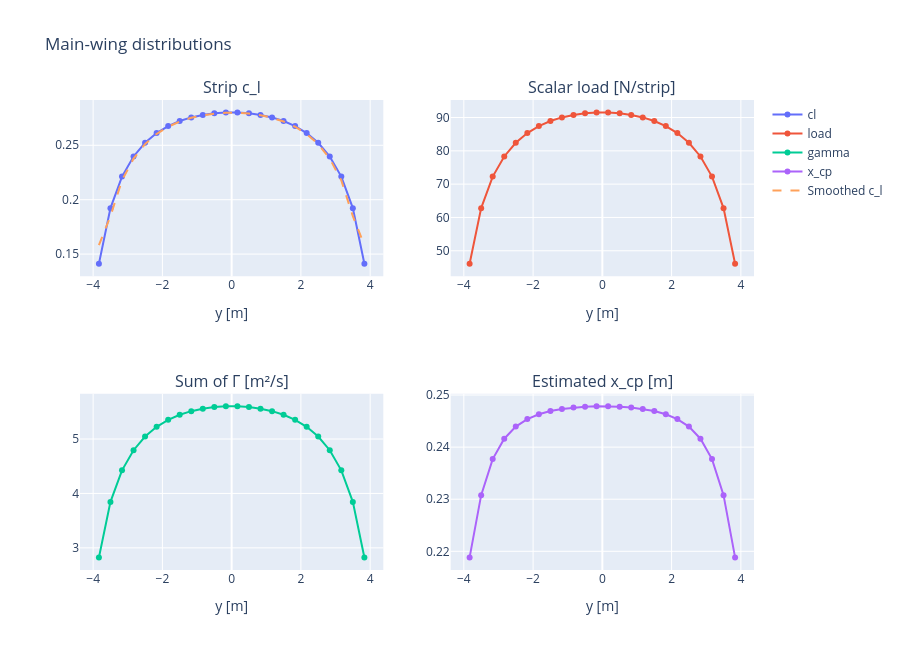

The notebook cell this image was saved under:
### Markdown cell above
## 6. Sectional Distributions

For the main wing, `CL_locals_wing` normalizes the scalar lift of each strip by its own area. The sum of circulations per strip is shown as a loading diagnostic; the **estimated** center of pressure $x_{cp}=\sum x_iF_{z,i}/\sum F_{z,i}$ uses only the $F_z$ component and the bound-segment positions. It is not a complete center of pressure when lateral forces exist, and it becomes unstable when a strip's vertical force approaches zero.

The smoothed curve is for visualization only: it is not used to verify symmetry, extrema, or convergence. The tips deserve particular attention because actual circulation tends to zero there, but the last sample is at a strip center, not at the wingtip.

### Code cell
def wing_distributions(vlm):
    panels = panel_loads(vlm)
    count = vlm.n * vlm.m
    positions = panels['position'][:count].reshape(vlm.n, vlm.m, 3)
    forces = panels['force'][:count].reshape(vlm.n, vlm.m, 3)
    vertical_force = forces[:, :, 2].sum(axis=1)
    threshold = max(np.max(np.abs(vertical_force)) * 1e-8, np.finfo(float).eps)
    center_of_pressure = np.full(vlm.n, np.nan)
    np.divide((positions[:, :, 0] * forces[:, :, 2]).sum(axis=1), vertical_force,
              out=center_of_pressure, where=np.abs(vertical_force) > threshold)
    return {'y': positions[:, :, 1].mean(axis=1), 'cl': np.asarray(vlm.CL_locals_wing),
            'load': np.asarray(vlm.lift_sum['lift_wing']),
            'gamma': np.asarray(vlm.gammas[:count]).reshape(vlm.n, vlm.m).sum(axis=1),
            'x_cp': center_of_pressure}


def smooth_for_display(values, window=3):
    if window < 1 or window % 2 == 0:
        raise ValueError('The window must be a positive odd integer.')
    edge = window // 2
    return np.convolve(np.pad(values, (edge, edge), mode='edge'), np.ones(window) / window, mode='valid')


distribution = wing_distributions(case)
fig_distribution = make_subplots(rows=2, cols=2, subplot_titles=('Strip c_l', 'Scalar load [N/strip]', 'Sum of Γ [m²/s]', 'Estimated x_cp [m]'))
for index, key in enumerate(('cl', 'load', 'gamma', 'x_cp')):
    row, column = divmod(index, 2)
    fig_distribution.add_trace(go.Scatter(x=distribution['y'], y=distribution[key], mode='lines+markers', name=key), row=row + 1, col=column + 1)
fig_distribution.add_trace(go.Scatter(x=distribution['y'], y=smooth_for_display(distribution['cl']), mode='lines', name='Smoothed c_l', line={'dash': 'dash'}), row=1, col=1)
fig_distribution.update_layout(height=650, title='Main-wing distributions', showlegend=True)
fig_distribution.update_xaxes(title_text='y [m]')
fig_distribution.show()

### Figure 1 — Plotly figure (JSON) as saved in the notebook; plotly's stock layout.template omitted (floating-point values rounded to 4 significant figures)
{"data": [{"mode": "lines+markers", "name": "cl", "type": "scatter", "x": [-3.833, -3.5, -3.167, -2.833, -2.5, -2.167, -1.833, -1.5, -1.167, -0.8333, -0.5, -0.1667, 0.1667, 0.5, 0.8333, 1.167, 1.5, 1.833, 2.167, 2.5, 2.833, 3.167, 3.5, 3.833], "xaxis": "x", "y": [0.1412, 0.1923, 0.2212, 0.2397, 0.2523, 0.2612, 0.2676, 0.2723, 0.2756, 0.2779, 0.2794, 0.2801, 0.2801, 0.2794, 0.2779, 0.2756, 0.2723, 0.2676, 0.2612, 0.2523, 0.2397, 0.2212, 0.1923, 0.1412], "yaxis": "y"}, {"mode": "lines+markers", "name": "load", "type": "scatter", "x": [-3.833, -3.5, -3.167, -2.833, -2.5, -2.167, -1.833, -1.5, -1.167, -0.8333, -0.5, -0.1667, 0.1667, 0.5, 0.8333, 1.167, 1.5, 1.833, 2.167, 2.5, 2.833, 3.167, 3.5, 3.833], "xaxis": "x2", "y": [46.12, 62.8, 72.27, 78.31, 82.43, 85.33, 87.42, 88.94, 90.03, 90.79, 91.26, 91.49, 91.49, 91.26, 90.79, 90.03, 88.94, 87.42, 85.33, 82.43, 78.31, 72.27, 62.8, 46.12], "yaxis": "y2"}, {"mode": "lines+markers", "name": "gamma", "type": "scatter", "x": [-3.833, -3.5, -3.167, -2.833, -2.5, -2.167, -1.833, -1.5, -1.167, -0.8333, -0.5, -0.1667, 0.1667, 0.5, 0.8333, 1.167, 1.5, 1.833, 2.167, 2.5, 2.833, 3.167, 3.5, 3.833], "xaxis": "x3", "y": [2.824, 3.845, 4.424, 4.795, 5.047, 5.224, 5.352, 5.445, 5.512, 5.558, 5.587, 5.601, 5.601, 5.587, 5.558, 5.512, 5.445, 5.352, 5.224, 5.047, 4.795, 4.424, 3.845, 2.824], "yaxis": "y3"}, {"mode": "lines+markers", "name": "x_cp", "type": "scatter", "x": [-3.833, -3.5, -3.167, -2.833, -2.5, -2.167, -1.833, -1.5, -1.167, -0.8333, -0.5, -0.1667, 0.1667, 0.5, 0.8333, 1.167, 1.5, 1.833, 2.167, 2.5, 2.833, 3.167, 3.5, 3.833], "xaxis": "x4", "y": [0.2188, 0.2308, 0.2377, 0.2416, 0.2439, 0.2454, 0.2463, 0.2469, 0.2473, 0.2476, 0.2478, 0.2478, 0.2478, 0.2478, 0.2476, 0.2473, 0.2469, 0.2463, 0.2454, 0.2439, 0.2416, 0.2377, 0.2308, 0.2188], "yaxis": "y4"}, {"line": {"dash": "dash"}, "mode": "lines", "name": "Smoothed c_l", "type": "scatter", "x": [-3.833, -3.5, -3.167, -2.833, -2.5, -2.167, -1.833, -1.5, -1.167, -0.8333, -0.5, -0.1667, 0.1667, 0.5, 0.8333, 1.167, 1.5, 1.833, 2.167, 2.5, 2.833, 3.167, 3.5, 3.833], "xaxis": "x", "y": [0.1582, 0.1849, 0.2177, 0.2378, 0.2511, 0.2604, 0.267, 0.2718, 0.2753, 0.2776, 0.2791, 0.2798, 0.2798, 0.2791, 0.2776, 0.2753, 0.2718, 0.267, 0.2604, 0.2511, 0.2378, 0.2177, 0.1849, 0.1582], "yaxis": "y"}], "layout": {"annotations": [{"font": {"size": 16}, "showarrow": false, "text": "Strip c_l", "x": 0.225, "xanchor": "center", "xref": "paper", "y": 1, "yanchor": "bottom", "yref": "paper"}, {"font": {"size": 16}, "showarrow": false, "text": "Scalar load [N/strip]", "x": 0.775, "xanchor": "center", "xref": "paper", "y": 1, "yanchor": "bottom", "yref": "paper"}, {"font": {"size": 16}, "showarrow": false, "text": "Sum of Γ [m²/s]", "x": 0.225, "xanchor": "center", "xref": "paper", "y": 0.375, "yanchor": "bottom", "yref": "paper"}, {"font": {"size": 16}, "showarrow": false, "text": "Estimated x_cp [m]", "x": 0.775, "xanchor": "center", "xref": "paper", "y": 0.375, "yanchor": "bottom", "yref": "paper"}], "height": 650, "showlegend": true, "title": {"text": "Main-wing distributions"}, "xaxis": {"anchor": "y", "domain": [0, 0.45], "title": {"text": "y [m]"}}, "xaxis2": {"anchor": "y2", "domain": [0.55, 1], "title": {"text": "y [m]"}}, "xaxis3": {"anchor": "y3", "domain": [0, 0.45], "title": {"text": "y [m]"}}, "xaxis4": {"anchor": "y4", "domain": [0.55, 1], "title": {"text": "y [m]"}}, "yaxis": {"anchor": "x", "domain": [0.625, 1]}, "yaxis2": {"anchor": "x2", "domain": [0.625, 1]}, "yaxis3": {"anchor": "x3", "domain": [0, 0.375]}, "yaxis4": {"anchor": "x4", "domain": [0, 0.375]}}}
